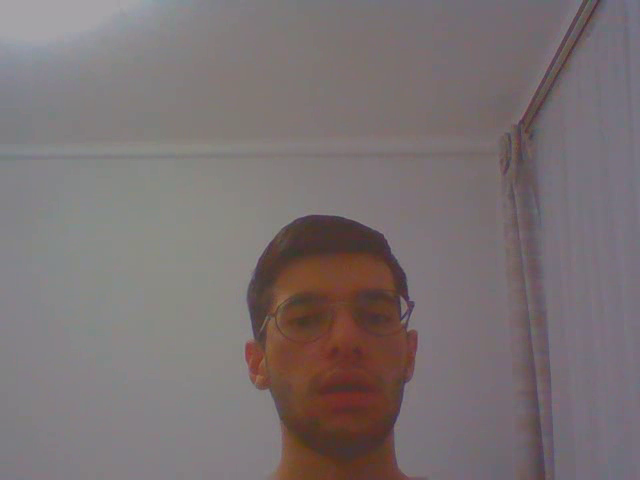
#> input picture frame 8 of LR1/task_7.avi, 640 x 480 px, given in place of video01.mp4, which was not available
$ python task3.py
#> lines starting #> are read from the running program, lines starting #| are printed output that depends on the picture
# Задание 3. Отобразить видео в окне. Рассмотреть методы класса
# VideoCapture и попробовать отображать видео в разных форматах, в частности размеры и цветовая гамма.

import cv2

cap = cv2.VideoCapture(r'C:\GitHub\ATSOM\LR1\video01.mp4')

# cv2.CAP_PROP_BRIGHTNESS - яркость (0-1)
# cv2.CAP_PROP_CONTRAST - контраст (0-1)
# cv2.CAP_PROP_SATURATION - насыщенность (0-1)
# cv2.CAP_PROP_HUE - оттенок (0-1)

cap.set(cv2.CAP_PROP_BRIGHTNESS, 0.5)
cap.set(cv2.CAP_PROP_CONTRAST, 0.8)

cap.set(cv2.CAP_PROP_FRAME_WIDTH, 300)
cap.set(cv2.CAP_PROP_FRAME_HEIGHT, 300)

while True:
    # Захват кадра из видеопотока.
    ret, frame = cap.read()
#> frame is the input picture: shape (480, 640, 3); mean B, G, R 114.4, 113.3, 122.5

    if not ret:
        print("Конец видео")
        break

    # Отображение кадра на экране.
    resize = cv2.resize(frame, (640, 360))  # изменение расширения
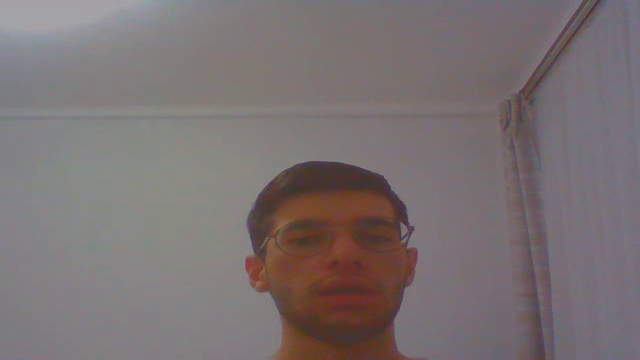
#> resize: shape (360, 640, 3); mean B, G, R 114.4, 113.3, 122.5
    cv2.imshow("Video", resize)

    if cv2.waitKey(25) & 0xFF == ord('q'):
#> (key q is pressed here)
        break


cap.release()
cv2.destroyAllWindows()

$ run again, starting later in the video
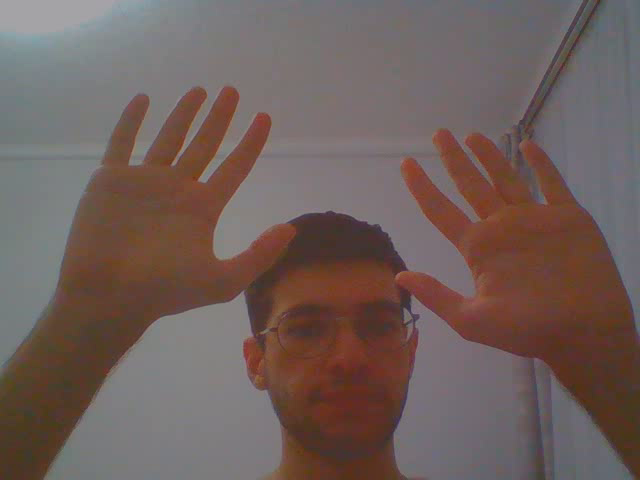
#> input picture frame 36 of LR1/task_7.avi, 640 x 480 px, given in place of video01.mp4, which was not available
#> frame is the input picture: shape (480, 640, 3); mean B, G, R 90.9, 95.1, 111.8
#> `resize = cv2.resize(frame, (640, 360))`:
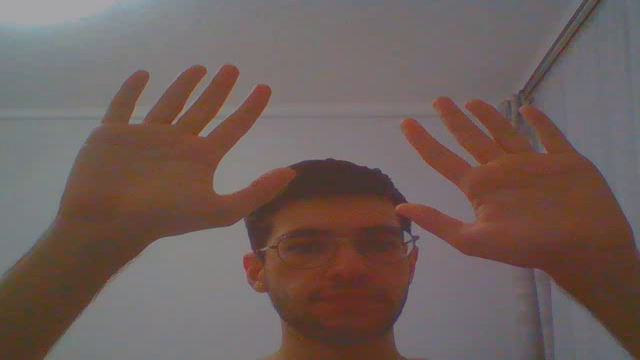
#> resize: shape (360, 640, 3); mean B, G, R 90.9, 95.1, 111.8

$ run again, starting later in the video
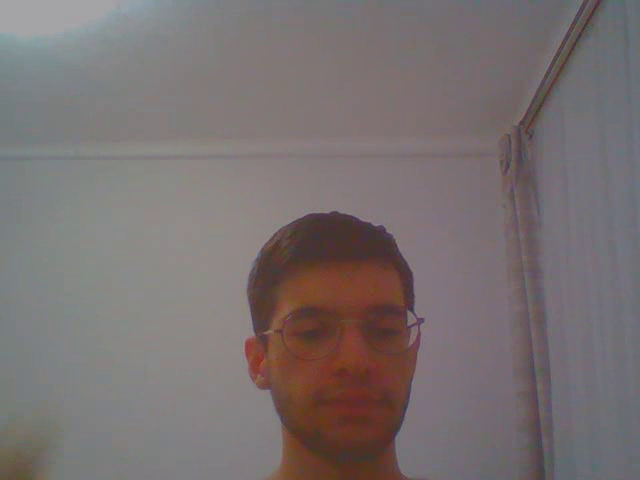
#> input picture frame 65 of LR1/task_7.avi, 640 x 480 px, given in place of video01.mp4, which was not available
#> frame is the input picture: shape (480, 640, 3); mean B, G, R 112.7, 112.3, 120.9
#> `resize = cv2.resize(frame, (640, 360))`:
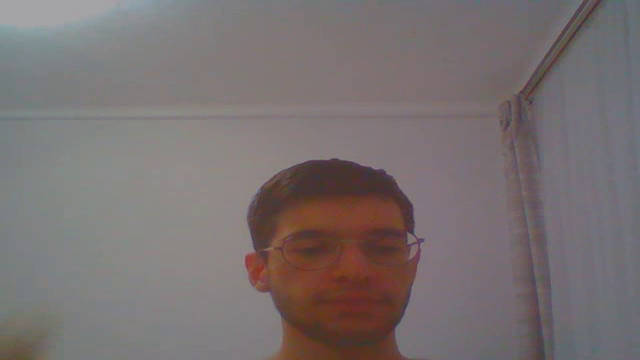
#> resize: shape (360, 640, 3); mean B, G, R 112.7, 112.4, 120.9
